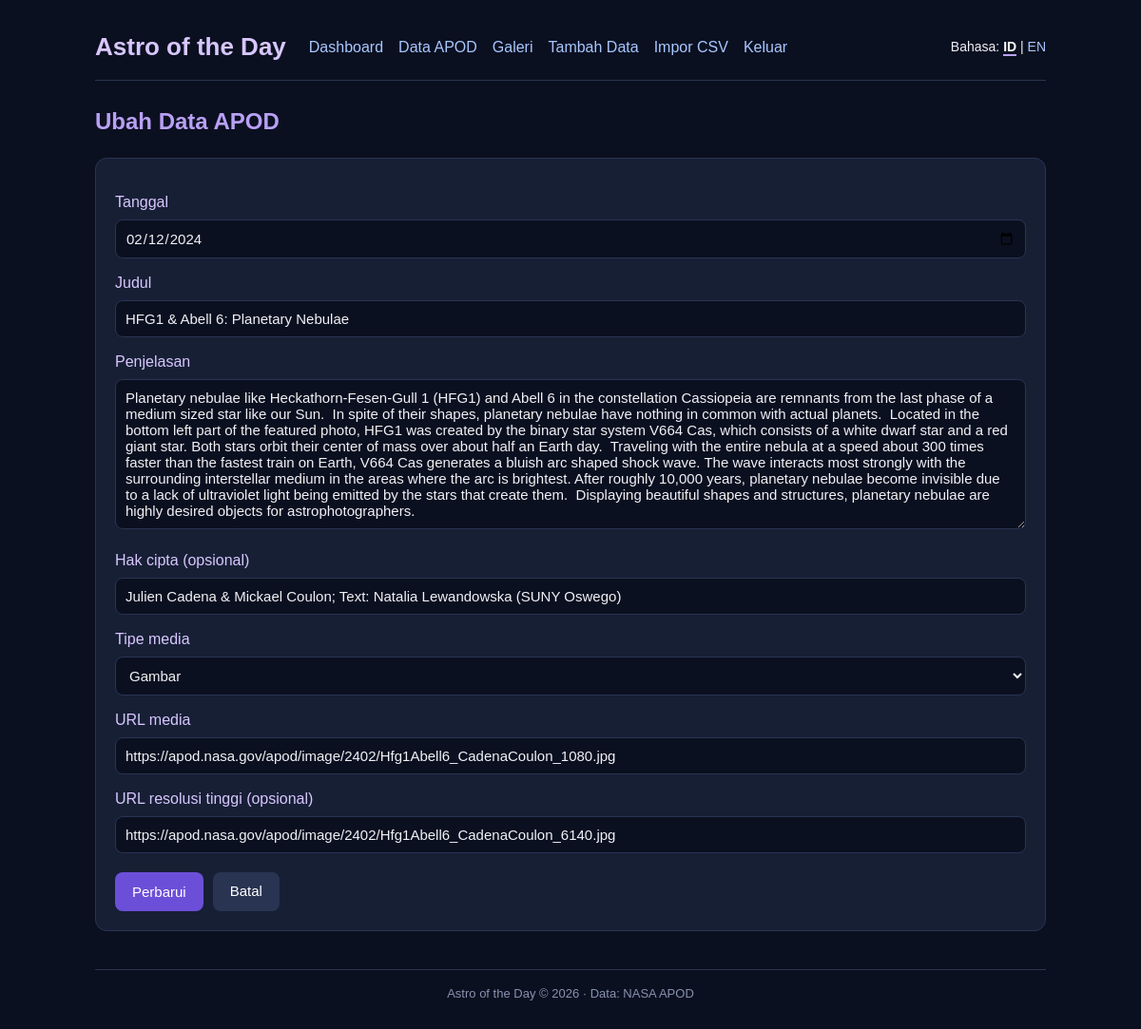
The app's page /edit.php?id=1 (signed in) with its own data.
### tables this page shows
CREATE TABLE apod (
  id INT UNSIGNED NOT NULL AUTO_INCREMENT,
  date DATE NOT NULL,
  title VARCHAR(255) NOT NULL,
  explanation TEXT NOT NULL,
  copyright VARCHAR(255) NOT NULL DEFAULT '',
  media_type VARCHAR(20) NOT NULL DEFAULT 'image',
  image_url VARCHAR(500) NOT NULL DEFAULT '',
  hdurl VARCHAR(500) NOT NULL DEFAULT '',
  created_at TIMESTAMP NOT NULL DEFAULT CURRENT_TIMESTAMP,
  PRIMARY KEY (id),
  UNIQUE KEY uq_apod_date (date)
);

### astrooftheday/includes/languange.php (called while the page is built, shortened)
<?php
function t($key, ...$args)
{
    global $kamus;
    $lang = $_SESSION["lang"];
    $teks = $kamus[$lang][$key] ?? $kamus["en"][$key] ?? $key;
    return $teks;
}
?>

### astrooftheday/includes/helpers.php (called while the page is built, shortened)
<?php
function e($nilai)
{
    return htmlspecialchars((string)$nilai, ENT_QUOTES, "UTF-8");
}
function ambil_id($nilai)
{
    $id = filter_var($nilai, FILTER_VALIDATE_INT, [
        "options" => ["min_range" => 1]
    ]);
    return $id === false ? null : $id;
}
?>

### astrooftheday/includes/form_apod.php (the view, shortened to what this page needs)
<form method="POST" class="form" novalidate>
    <label for="date"><?php echo e(t("label_date")); ?></label>
    <input type="date" id="date" name="date" value="<?php echo e($form["date"]); ?>" required>
    <label for="title"><?php echo e(t("label_title")); ?></label>
    <input type="text" id="title" name="title" maxlength="255" value="<?php echo e($form["title"]); ?>" required>
    <label for="explanation"><?php echo e(t("label_explanation")); ?></label>
    <textarea id="explanation" name="explanation" rows="8" required><?php echo e($form["explanation"]); ?></textarea>
    <label for="copyright"><?php echo e(t("label_copyright")); ?></label>
    <input type="text" id="copyright" name="copyright" maxlength="255" value="<?php echo e($form["copyright"]); ?>">
    <label for="media_type"><?php echo e(t("label_media_type")); ?></label>
    <select id="media_type" name="media_type">
        <option value="image" <?php echo $form["media_type"] == "image" ? "selected" : ""; ?>>
            <?php echo e(t("opt_image")); ?>
        </option>
    </select>
    <label for="url"><?php echo e(t("label_url")); ?></label>
    <input type="url" id="url" name="url" maxlength="500" placeholder="https://" value="<?php echo e($form["url"]); ?>" required>
    <label for="hdurl"><?php echo e(t("label_hdurl")); ?></label>
    <input type="url" id="hdurl" name="hdurl" maxlength="500" placeholder="https://" value="<?php echo e($form["hdurl"]); ?>">
    <div class="actions">
        <button type="submit" class="btn"><?php echo e(t($tombol_kunci)); ?></button>
        <a href="data.php" class="btn btn-secondary"><?php echo e(t("btn_cancel")); ?></a>
    </div>
</form>

### astrooftheday/assets/css/style.css (style rules this page uses)
* { box-sizing: border-box; }
body { font-family: Arial, sans-serif; background-color: #0b1020; color: #f1f1f7; margin: 0; padding: 30px; line-height: 1.5; }
a { color: #a9c7ff; text-decoration: none; }
.form label { display: block; margin: 14px 0 6px; color: #d8c7ff; }
.form input[type="text"], .form input[type="password"], .form input[type="date"], .form input[type="url"], .form input[type="file"], .form select, .form textarea, .search input[type="text"] { width: 100%; padding: 10px; background-color: #0b1020; color: #f1f1f7; border: 1px solid #293452; border-radius: 8px; font-family: inherit; font-size: 15px; }
.actions { margin-top: 20px; display: flex; gap: 10px; }
.btn { display: inline-block; padding: 9px 18px; background-color: #6c4fd8; color: #ffffff; border: 0; border-radius: 8px; cursor: pointer; font-size: 15px; font-family: inherit; }
.btn-secondary { background-color: #293452; }

### records on screen
apod: date "02/12/2024", title "HFG1 & Abell 6: Planetary Nebulae", explanation "Planetary nebulae like Heckathorn-Fesen-Gull 1 (HFG1) and Abell 6 in the constellation Cassiopeia are remnants from the last phase of a medium sized star like our Sun. In spite of their shapes, planetary nebulae have nothing in common with actual planets. Located in the bottom left part of the featured photo, HFG1 was created by the binary star system V664 Cas, which consists of a white dwarf star and a red giant star. Both stars orbit their center of mass over about half an Earth day. Traveling with the entire nebula at a speed about 300 times faster than the fastest train on Earth, V664 Cas generates a bluish arc shaped shock wave. The wave interacts most strongly with the surrounding…", copyright "Julien Cadena & Mickael Coulon; Text: Natalia Lewandowska (SUNY Oswego)", media_type "Gambar", url "https://apod.nasa.gov/apod/image/2402/Hfg1Abell6_CadenaCoulon_1080.jpg", hdurl "https://apod.nasa.gov/apod/image/2402/Hfg1Abell6_CadenaCoulon_6140.jpg"

### other values on screen
t($kunci) "Dashboard"
t($kunci) "Data APOD"
t($kunci) "Galeri"
t($kunci) "Tambah Data"
t($kunci) "Impor CSV"
t("nav_logout") "Keluar"
t("lang_label") "Bahasa"
t("edit_title") "Ubah Data APOD"
t("label_date") "Tanggal"
t("label_title") "Judul"
t("label_explanation") "Penjelasan"
t("label_copyright") "Hak cipta (opsional)"
t("label_media_type") "Tipe media"
t("label_url") "URL media"
t("label_hdurl") "URL resolusi tinggi (opsional)"
